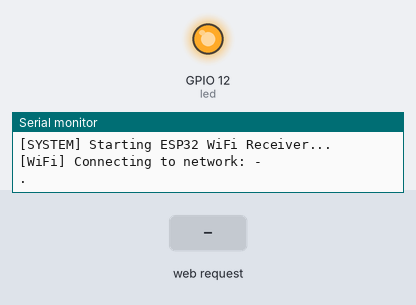
A sketch run on a simulated ESP32. On the bench: output pins drawn as LEDs (lit = HIGH), the last lines printed to the serial monitor. Inputs (shaded band) come from the test bench. WiFi joins after 1.5 s; servers stay silent unless stated.

Above: at 0.7 s.
At 2.8 s:
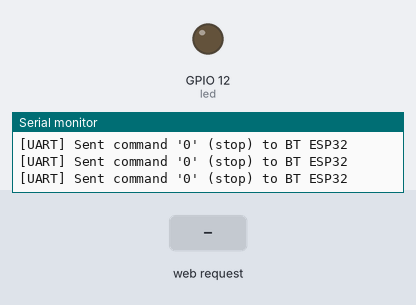
2.9 s: HTTP request GET /update received
4.4 s: HTTP request GET / received
5.9 s: HTTP request GET /update?distance=1 received
Timing chart, 0 to 8.9 s (numbered marks = the images above; inputs shaded):
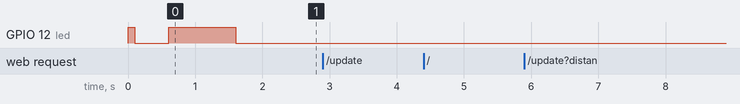

The sketch:

yolov3_receive.ino
```cpp
#include <WiFi.h>
#include <WebServer.h>
#include <HardwareSerial.h>

// WiFi Credentials
const char* ssid = "-";
const char* password = "-";

// UART to ESP32 #2 (BT+SD)
#define UART_RX 16  // Connect to TX of ESP32 #2
#define UART_TX 17  // Connect to RX of ESP32 #2
HardwareSerial SerialBT(1);  // UART1

// Web server
WebServer server(80);

// Object detection states
bool busDetected = false;
bool carDetected = false;
bool truckDetected = false;
bool trainDetected = false;
bool bananaDetected = false;
bool bedDetected = false;
bool benchDetected = false;
bool bicycleDetected = false;
bool chairDetected = false;
bool motorcycleDetected = false;
int distance = 200;  // Default distance
int led = 12;

void setup() {
  Serial.begin(115200);
  SerialBT.begin(115200, SERIAL_8N1, UART_RX, UART_TX);

  Serial.println("\n[SYSTEM] Starting ESP32 WiFi Receiver...");
  pinMode(led, OUTPUT);
  digitalWrite(led, HIGH);
  WiFi.mode(WIFI_STA);
  Serial.println("[WiFi] Connecting to network: " + String(ssid));
  delay(100);
  WiFi.begin(ssid, password);
  digitalWrite(led, LOW);
  unsigned long startTime = millis();

  while (WiFi.status() != WL_CONNECTED && millis() - startTime < 15000) {
    delay(500);
    Serial.print(".");
    digitalWrite(led, HIGH);
  }
  digitalWrite(led, LOW);

  if (WiFi.status() == WL_CONNECTED) {
    Serial.println("\n[WiFi] Connected successfully!");
    Serial.print("[WiFi] IP address: ");
    Serial.println(WiFi.localIP());
  } else {
    Serial.println("\n[WiFi] Connection failed!");
    while(1); // Halt if WiFi fails
  }

  // Set up server endpoints
  server.on("/update", HTTP_GET, handleUpdate);
  server.on("/", HTTP_GET, []() {
    server.send(200, "text/plain", "ESP32 Object Detection Server");
    Serial.println("[HTTP] Received root request");
  });

  server.begin();
  Serial.println("[HTTP] Server started on port 80");
}

void loop() {
  server.handleClient();

  // Send commands to Bluetooth ESP32 based on detection
  if (busDetected) {
    SerialBT.println("1");
    Serial.println("[UART] Sent command '1' (bus.wav) to BT ESP32");
  }
  else if (carDetected) {
    SerialBT.println("3");
    Serial.println("[UART] Sent command '3' (car.wav) to BT ESP32");
  }
  else if (truckDetected) {
    SerialBT.println("5");
    Serial.println("[UART] Sent command '5' (truck.wav) to BT ESP32");
  }
  else if (trainDetected) {
    SerialBT.println("6");
    Serial.println("[UART] Sent command '6' (train.wav) to BT ESP32");
  }
  else if (bananaDetected) {
    SerialBT.println("8");
    Serial.println("[UART] Sent command '8' (banana.wav) to BT ESP32");
  }
  else if (bedDetected) {
    if (distance > 100) {
      SerialBT.println("9");
      Serial.println("[UART] Sent command '9' (bed_far.wav) to BT ESP32");
    } else {
      SerialBT.println("10");
      Serial.println("[UART] Sent command '10' (bed_near.wav) to BT ESP32");
    }
  }
  else if (benchDetected) {
    if (distance > 100) {
      SerialBT.println("11");
      Serial.println("[UART] Sent command '11' (bench_far.wav) to BT ESP32");
    } else {
      SerialBT.println("12");
      Serial.println("[UART] Sent command '12' (bench_near.wav) to BT ESP32");
    }
  }
  else if (bicycleDetected) {
    SerialBT.println("13");
    Serial.println("[UART] Sent command '13' (bicycle.wav) to BT ESP32");
  }
  else if (chairDetected) {
    if (distance > 100) {
      SerialBT.println("15");
      Serial.println("[UART] Sent command '15' (chair_far.wav) to BT ESP32");
    } else {
      SerialBT.println("14");
      Serial.println("[UART] Sent command '14' (chair_near.wav) to BT ESP32");
    }
  }
  else if (motorcycleDetected) {
    SerialBT.println("16");
    Serial.println("[UART] Sent command '16' (motorcycle.wav) to BT ESP32");
  }
  else {
    SerialBT.println("0");
    Serial.println("[UART] Sent command '0' (stop) to BT ESP32");
  }

  delay(100);
}

void handleUpdate() {
  Serial.println("\n[HTTP] Received detection update");

  // Update distance if provided
  if (server.hasArg("distance")) {
    distance = server.arg("distance").toInt();
    Serial.print("[DETECTION] Distance updated: ");
    Serial.println(distance);
  }

  // Update detection states
  busDetected = server.hasArg("bus") && server.arg("bus") == "1";
  carDetected = server.hasArg("car") && server.arg("car") == "1";
  truckDetected = server.hasArg("truck") && server.arg("truck") == "1";
  trainDetected = server.hasArg("train") && server.arg("train") == "1";
  bananaDetected = server.hasArg("banana") && server.arg("banana") == "1";
  bedDetected = server.hasArg("bed") && server.arg("bed") == "1";
  benchDetected = server.hasArg("bench") && server.arg("bench") == "1";
  bicycleDetected = server.hasArg("bicycle") && server.arg("bicycle") == "1";
  chairDetected = server.hasArg("chair") && server.arg("chair") == "1";
  motorcycleDetected = server.hasArg("motorcycle") && server.arg("motorcycle") == "1";

  // Log current detections
  Serial.println("[DETECTION] Current states:");
  Serial.print("  Bus: "); Serial.println(busDetected ? "DETECTED" : "Not detected");
  Serial.print("  Car: "); Serial.println(carDetected ? "DETECTED" : "Not detected");
  Serial.print("  Truck: "); Serial.println(truckDetected ? "DETECTED" : "Not detected");
  Serial.print("  Train: "); Serial.println(trainDetected ? "DETECTED" : "Not detected");
  Serial.print("  Banana: "); Serial.println(bananaDetected ? "DETECTED" : "Not detected");
  Serial.print("  Bed: "); Serial.println(bedDetected ? "DETECTED" : "Not detected");
  Serial.print("  Bench: "); Serial.println(benchDetected ? "DETECTED" : "Not detected");
  Serial.print("  Bicycle: "); Serial.println(bicycleDetected ? "DETECTED" : "Not detected");
  Serial.print("  Chair: "); Serial.println(chairDetected ? "DETECTED" : "Not detected");
  Serial.print("  Motorcycle: "); Serial.println(motorcycleDetected ? "DETECTED" : "Not detected");
  Serial.print("  Distance: "); Serial.print(distance); Serial.println(" units");

  server.send(200, "text/plain", "Detection states updated");
}
```
